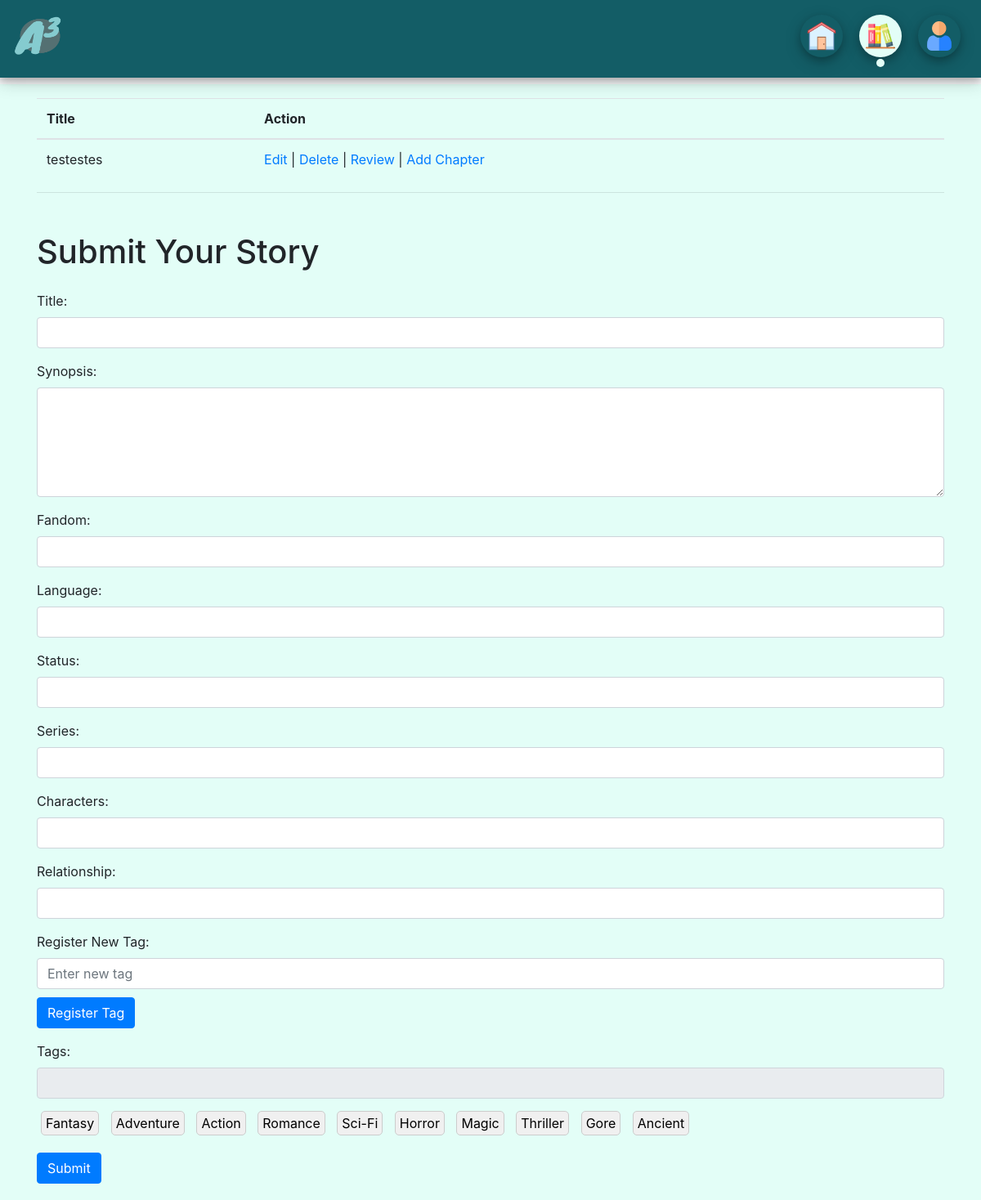
The app's page /write/index.php (signed in), older data.
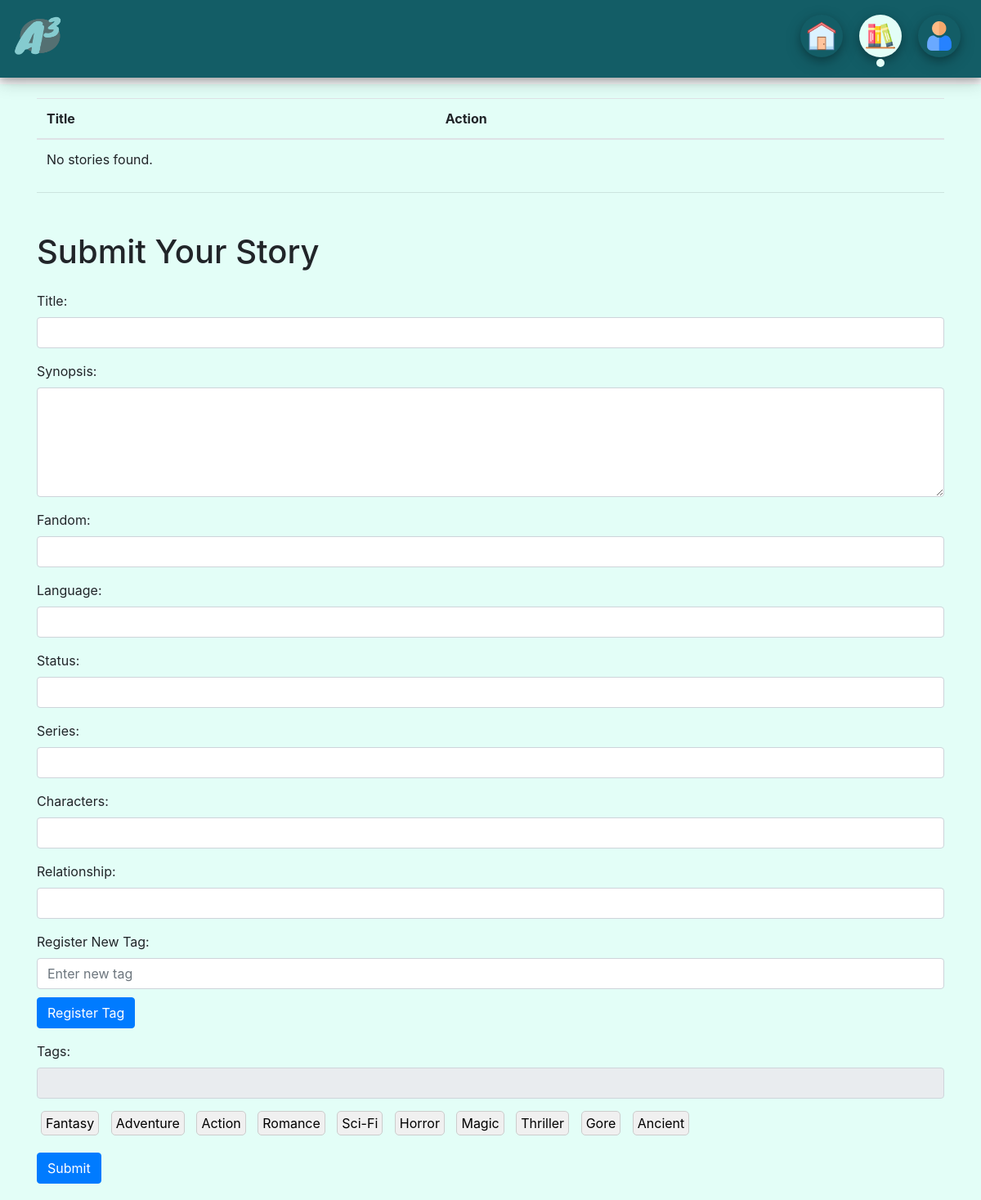
The same page, newer data.
### tables this page shows
CREATE TABLE `stories` (
  `id` int(11) NOT NULL,
  `title` varchar(100) NOT NULL,
  `author` varchar(100) NOT NULL,
  `description` text NOT NULL,
  `user_id` int(11) DEFAULT NULL,
  `image_path` varchar(255) DEFAULT NULL,
  `Fandom` varchar(255) DEFAULT NULL,
  `Language` varchar(50) DEFAULT NULL,
  `Status` varchar(50) DEFAULT NULL,
  `Series` varchar(255) DEFAULT NULL,
  `Characters` text DEFAULT NULL,
  `Relationship` varchar(255) DEFAULT NULL,
  `Addtags` text DEFAULT NULL
);

### write/index.php (the view, shortened to what this page needs)
<!DOCTYPE html>
<html lang="en">
<head>
    <link rel="stylesheet" href="https://stackpath.bootstrapcdn.com/bootstrap/4.5.2/css/bootstrap.min.css">
    <link rel="stylesheet" href="./style/input.css">
</head>
<header>
    <?php include 'navbar.php' ?>
</header>
<body style="background-color:#E3FEF7;">
    <div class="container">
        <h1 class="mt-5 mb-4">Writer Dashboard</h1>
        <table class="table">
            <thead>
                <tr>
                    <th>Title</th>
                    <th>Action</th>
                </tr>
            </thead>
            <tbody>
                <?php
                    $servername = "localhost";
                    $username = "root";
                    $password = "";
                    $database = "alternate_arc";
                    $conn = new mysqli($servername, $username, $password, $database);
                    $author = $_SESSION['username'];
                    $sql = "SELECT id, title, description FROM stories WHERE author = ?";
                    $stmt = $conn->prepare($sql);
                    $stmt->bind_param("s", $author);
                    $stmt->execute();
                    $result = $stmt->get_result();
                    if ($result->num_rows > 0) {
                        while ($row = $result->fetch_assoc()) {
                            echo "<tr>";
                            echo "<td>" . $row['title'] . "</td>";
                            echo "<td>
                                    <a href='edit_story.php?id=" . $row['id'] . "'>Edit</a> |
                                    <a href='delete_story.php?id=" . $row['id'] . "'>Delete</a> |
                                    <a href='../read/story.writer.php?id=" . $row['id'] . "'>Review</a> |
                                    <a href='add_chapter.php?id=" . $row['id'] . "'>Add Chapter</a>
                                  </td>";
                            echo "</tr>";
                        }
                    } else {
                        echo "<tr><td colspan='3'>No stories found.</td></tr>";
                    }
                ?>
            </tbody>
        </table>
        <hr>
        <div>
    <h1 class="mt-5 mb-4">Submit Your Story</h1>
    <form action="<?php echo htmlspecialchars($_SERVER["PHP_SELF"]); ?>" method="post">
        <div class="form-group">
            <label for="title">Title:</label>
            <input type="text" class="form-control" id="title" name="title" required>
        </div>
        <div class="form-group">
            <label for="description">Synopsis:</label>
            <textarea class="form-control" id="description" name="description" maxlength="1500" rows="5" required></textarea>
        </div>
        <div class="form-group">
            <label for="fandom">Fandom:</label>
            <input type="text" class="form-control" id="fandom" name="fandom">
        </div>
        <div class="form-group">
            <label for="language">Language:</label>
            <input type="text" class="form-control" id="language" name="language">
        </div>
        <div class="form-group">
            <label for="status">Status:</label>
            <input type="text" class="form-control" id="status" name="status">
        </div>
        <div class="form-group">
            <label for="series">Series:</label>
            <input type="text" class="form-control" id="series" name="series">
        </div>
        <div class="form-group">
            <label for="characters">Characters:</label>
            <input type="text" class="form-control" id="characters" name="characters">
        </div>
        <div class="form-group">
            <label for="relationship">Relationship:</label>
            <input type="text" class="form-control" id="relationship" name="relationship">
        </div>
        <div class="form-group">
            <label for="new-tag">Register New Tag:</label>
            <input type="text" class="form-control" id="new-tag" name="new-tag" placeholder="Enter new tag">
            <button type="button" class="btn btn-primary" onclick="registerNewTag()">Register Tag</button>
        </div>
        <div class="form-group">
            <label for="tags">Tags:</label>
            <input type="text" class="form-control" id="tags" name="addtags" readonly>
            <div id="tag-options">
                    <?php include 'tags.php'?>
            </div>
        </div>
        <button type="submit" class="btn btn-primary" style="margin-bottom:20px;">Submit</button>
    </form>
</div>
</body>
</html>

Row changes from the older to the newer data that the page shows:
removed stories: title "testestes"
Text that changed along with them:
text now shown: "No stories found."
